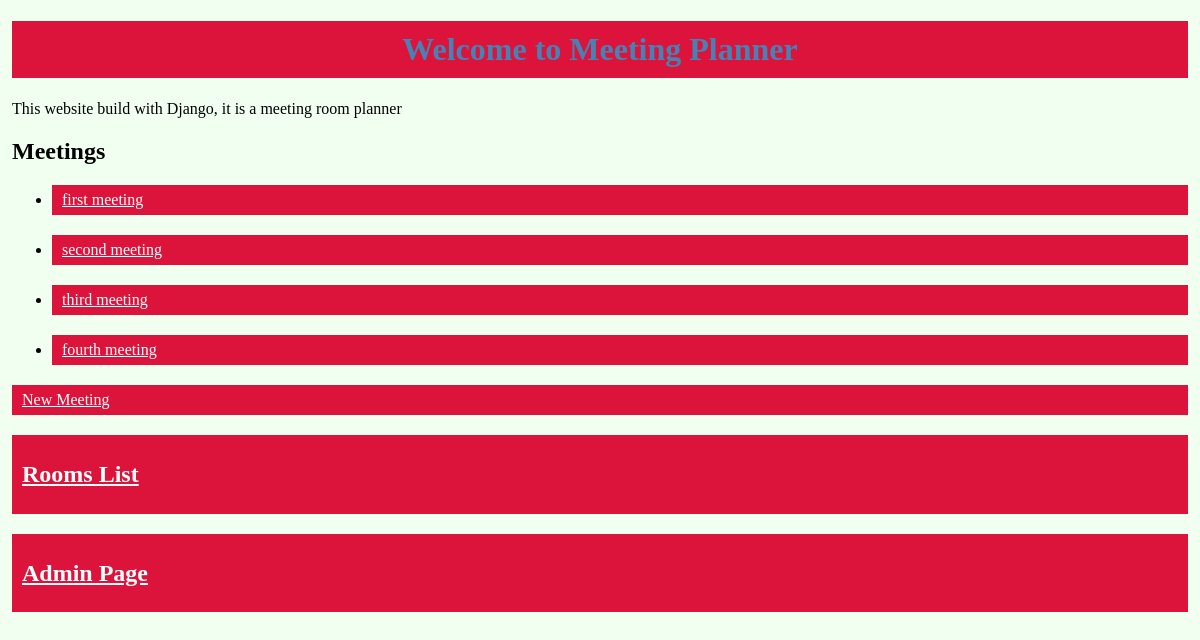
Before: / with the older database file.
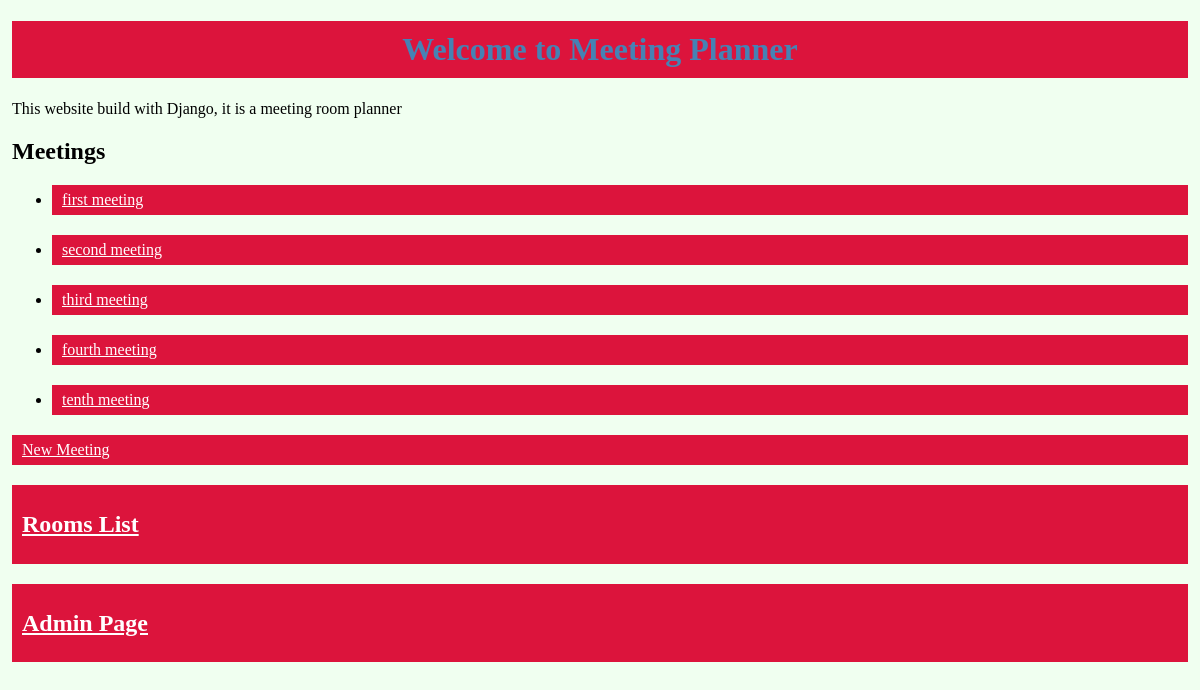
After: the same page with the newer database file.
### meetings/models.py (models this page shows, shortened)
class Meeting(models.Model):
    title = models.CharField(max_length=200)
    date = models.DateField()
    start_time = models.TimeField(default=time(9))
    duration = models.IntegerField(default=1)
    room = models.ForeignKey(Room, on_delete=models.CASCADE)

### website/views.py (the view)
# urls.py: path('', welcome, name='welcome'),
def welcome(request):
    return render(request, "website/welcome.html", {"meetings": Meeting.objects.all()})

### website/templates/website/welcome.html (shortened to what this page needs)
{% extends "base.html" %}
{% block content %}
    <h1> Welcome to Meeting Planner </h1>
    <p>
        This website build with Django, it is a meeting room planner
    </p>
    <h2>
        Meetings
    </h2>
    <ul>
        {% for meeting in meetings %}
            <li>
                <a href="{% url 'detail' meeting.id %}"> {{ meeting.title }} </a>
            </li>
        {% endfor %}
    </ul>
    <a href="{% url 'new' %}"> New Meeting </a>
    <a href="{% url 'rooms' %}"> <h2>Rooms List</h2> </a>
    <a href="/admin/"> <h2>Admin Page </h2></a>
{% endblock %}

### website/templates/base.html (shortened to what this page needs)
{% load static %}
<!DOCTYPE html>
<html lang="en">
<head>
    <link rel="stylesheet" href="{% static 'website/style.css' %}">
</head>
<body>
    {% block content %}
    {% endblock %}
</body>
</html>

### website/static/website/style.css (style rules this page uses)
body { margin: 1%; background-color: honeydew; }
title, h1 { background-color: crimson; padding: 10px; color: steelblue; text-align: center; }
a { display: block; margin: 20px auto; background: crimson; color: white; border: 0; padding: 6px 10px; }

Changed rows visible on the page:
added Meeting: title "tenth meeting"
